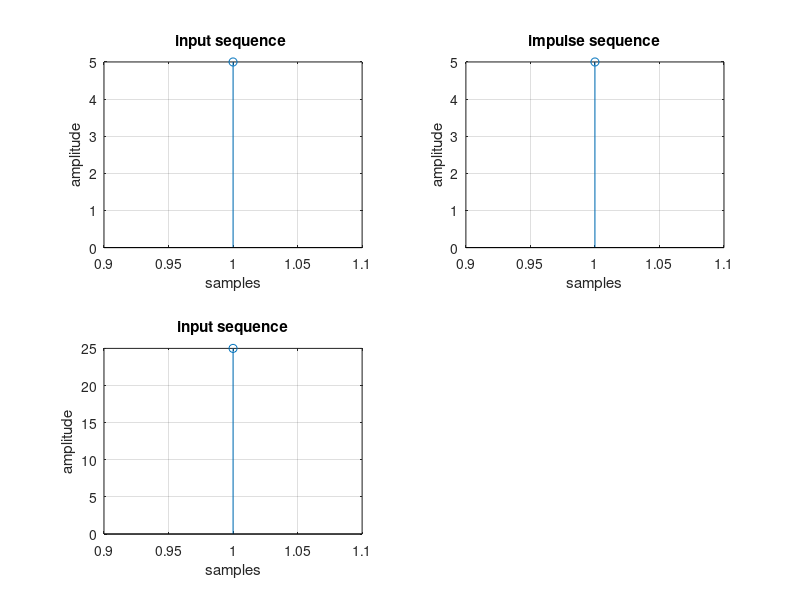

Source code (MATLAB):
clc;
clear all;
close all;
x=input('enter the input sequence');
h=input('enter the impulse sequence');
n1=length(x);
n2=length(h);
n=max(n1,n2);
y=cconv(x,h,n);
disp('press enter for input sequence');
k=1:1:n1;
subplot(221);
stem(k,x);
title('input sequence ');
xlabel('samples');
ylabel('amplitude');
grid on;
disp('press enter for impulse sequence');
k=1:1:n2;
subplot(222);
stem(k,h);
title('impulse sequence');
xlabel('samples');
ylabel('amplitude');
grid on;
disp('press enter for output sequence');
k=1:1:n;
subplot(223);
stem(k,y);
title('input sequence');
xlabel('samples');
ylabel('amplitude');
grid on;
